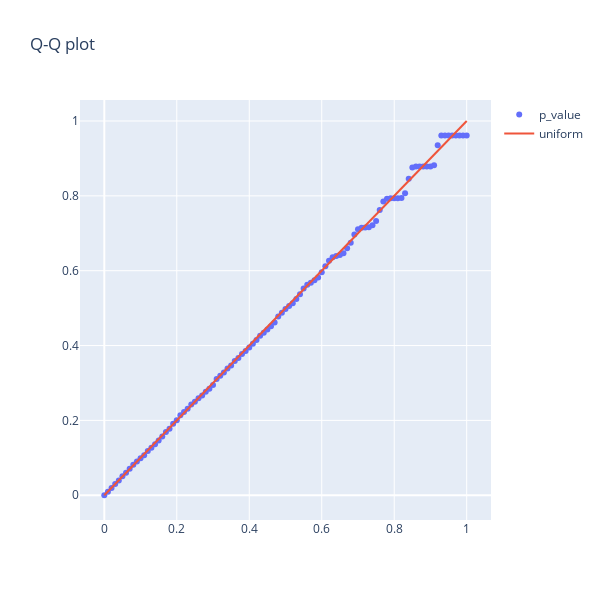

Notebook cell for this chart:
### Code cell
fig = go.Figure([go.Scatter(x=x, y=probs, mode="markers", name="p_value"),
                 go.Scatter(x=x, y=x, mode="lines", name="uniform")])
fig.update_layout(height=600, width=600, title="Q-Q plot")
